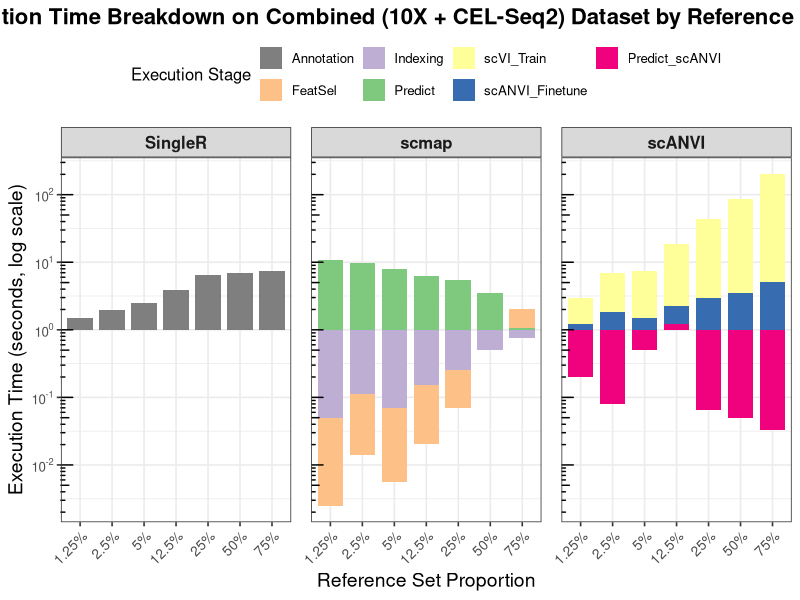
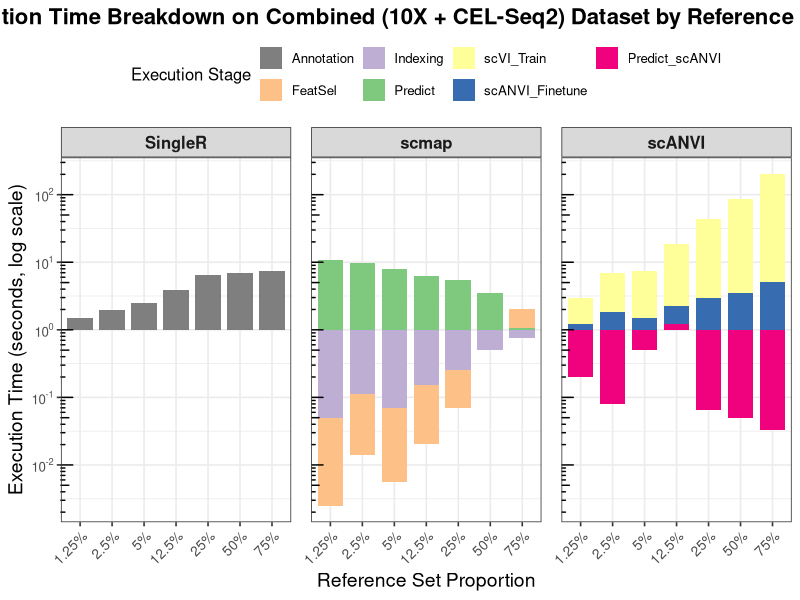

R code for these plots, in order:
# Load necessary libraries
library(ggplot2)
library(dplyr)
library(tidyr) # For pivot_longer
library(scales) # For percentage labels

# --- Execution time data for each stage of Combined dataset (seconds) ---
# Stage: 'Annotation' (for SingleR),
#        'scVI_Train', 'scANVI_Finetune', 'Predict' (for scANVI)
#        'FeatSel', 'Indexing', 'Predict' (for scmap)

combined_stages_time_data <- data.frame(
  Proportion_Numeric = numeric(),
  Method = factor(),
  Stage = factor(),
  Time = numeric()
)

# Helper function to add data
add_method_data <- function(df, prop, method_name, times_list, stage_names_list) {
  for (i in 1:length(stage_names_list)) {
    df <- rbind(df, data.frame(
      Proportion_Numeric = prop,
      Method = method_name,
      Stage = stage_names_list[i],
      Time = times_list[i]
    ))
  }
  return(df)
}

# --- 0.75 Training ---
# SingleR
combined_stages_time_data <- add_method_data(combined_stages_time_data, 0.75, "SingleR",
                                             c(7.482671), c("Annotation"))
# scANVI
combined_stages_time_data <- add_method_data(combined_stages_time_data, 0.75, "scANVI",
                                             c(39.095456, 5.177625, 0.032472),
                                             c("scVI_Train", "scANVI_Finetune", "Predict"))
# scmap
combined_stages_time_data <- add_method_data(combined_stages_time_data, 0.75, "scmap",
                                             c(1.900760, 0.751975, 1.057298),
                                             c("FeatSel", "Indexing", "Predict"))

# --- 0.50 Training ---
# SingleR
combined_stages_time_data <- add_method_data(combined_stages_time_data, 0.50, "SingleR",
                                             c(7.0), c("Annotation"))
# scANVI
combined_stages_time_data <- add_method_data(combined_stages_time_data, 0.50, "scANVI",
                                             c(25.0, 3.5, 0.05),
                                             c("scVI_Train", "scANVI_Finetune", "Predict"))
# scmap
combined_stages_time_data <- add_method_data(combined_stages_time_data, 0.50, "scmap",
                                             c(1.0, 0.5, 3.5),
                                             c("FeatSel", "Indexing", "Predict"))

# --- 0.25 Training ---
# SingleR
combined_stages_time_data <- add_method_data(combined_stages_time_data, 0.25, "SingleR",
                                             c(6.525334), c("Annotation"))
# scANVI
combined_stages_time_data <- add_method_data(combined_stages_time_data, 0.25, "scANVI",
                                             c(14.530908, 2.955436, 0.065918),
                                             c("scVI_Train", "scANVI_Finetune", "Predict"))
# scmap
combined_stages_time_data <- add_method_data(combined_stages_time_data, 0.25, "scmap",
                                             c(0.268833, 0.255441, 5.487705),
                                             c("FeatSel", "Indexing", "Predict"))

# --- 0.125 Training ---
# SingleR
combined_stages_time_data <- add_method_data(combined_stages_time_data, 0.125, "SingleR",
                                             c(3.863534), c("Annotation"))
# scANVI
combined_stages_time_data <- add_method_data(combined_stages_time_data, 0.125, "scANVI",
                                             c(8.244467, 1.864307, 1.206973),
                                             c("scVI_Train", "scANVI_Finetune", "Predict"))
# scmap
combined_stages_time_data <- add_method_data(combined_stages_time_data, 0.125, "scmap",
                                             c(0.136116, 0.151635, 6.262391),
                                             c("FeatSel", "Indexing", "Predict"))

# --- 0.05 Training ---
# SingleR
combined_stages_time_data <- add_method_data(combined_stages_time_data, 0.05, "SingleR",
                                             c(2.5), c("Annotation"))
# scANVI
combined_stages_time_data <- add_method_data(combined_stages_time_data, 0.05, "scANVI",
                                             c(5.0, 1.5, 0.5),
                                             c("scVI_Train", "scANVI_Finetune", "Predict"))
# scmap
combined_stages_time_data <- add_method_data(combined_stages_time_data, 0.05, "scmap",
                                             c(0.08, 0.07, 7.85),
                                             c("FeatSel", "Indexing", "Predict"))

# --- 0.025 Training ---
# SingleR
combined_stages_time_data <- add_method_data(combined_stages_time_data, 0.025, "SingleR",
                                             c(1.938152), c("Annotation"))
# scANVI
combined_stages_time_data <- add_method_data(combined_stages_time_data, 0.025, "scANVI",
                                             c(3.807783, 1.840196, 0.080123),
                                             c("scVI_Train", "scANVI_Finetune", "Predict"))
# scmap
combined_stages_time_data <- add_method_data(combined_stages_time_data, 0.025, "scmap",
                                             c(0.124933, 0.113169, 9.799524),
                                             c("FeatSel", "Indexing", "Predict"))

# --- 0.0125 Training ---
# SingleR
combined_stages_time_data <- add_method_data(combined_stages_time_data, 0.0125, "SingleR",
                                             c(1.5), c("Annotation"))
# scANVI
combined_stages_time_data <- add_method_data(combined_stages_time_data, 0.0125, "scANVI",
                                             c(2.5, 1.2, 0.2),
                                             c("scVI_Train", "scANVI_Finetune", "Predict"))
# scmap
combined_stages_time_data <- add_method_data(combined_stages_time_data, 0.0125, "scmap",
                                             c(0.05, 0.05, 10.9),
                                             c("FeatSel", "Indexing", "Predict"))

# Ensure factor order
combined_stages_time_data$Method <- factor(combined_stages_time_data$Method, levels = c("SingleR", "scmap", "scANVI"))
combined_stages_time_data$Stage <- factor(combined_stages_time_data$Stage, levels = c(
  "Annotation", # SingleR
  "FeatSel", "Indexing", "Predict", # scmap (Predict for scmap comes after Indexing)
  "scVI_Train", "scANVI_Finetune", "Predict_scANVI" # scANVI (renaming scANVI's predict to avoid clash)
))
# Rename scANVI's Predict stage to avoid confusion with scmap's Predict in the legend, if colors are assigned by Stage
combined_stages_time_data$Stage[combined_stages_time_data$Method == "scANVI" & combined_stages_time_data$Stage == "Predict"] <- "Predict_scANVI"
# Update factor levels to include renamed stage
combined_stages_time_data$Stage <- factor(combined_stages_time_data$Stage, levels = c(
  "Annotation", "FeatSel", "Indexing", "Predict",
  "scVI_Train", "scANVI_Finetune", "Predict_scANVI"
))

# Define stage colors (ensure correspondence with Stage factor levels above)
stage_colors <- c(
  "Annotation" = "grey50",      # SingleR
  "FeatSel" = "#fdc086",      # scmap - Feature Selection
  "Indexing" = "#beaed4",     # scmap - Indexing
  "Predict" = "#7fc97f",      # scmap - Prediction
  "scVI_Train" = "#ffff99",   # scANVI - scVI Training (light yellow)
  "scANVI_Finetune" = "#386cb0", # scANVI - Finetuning (deep blue)
  "Predict_scANVI" = "#f0027f"  # scANVI - Prediction (pink)
)

# Plot grouped stacked bar chart
p_stacked_time_combined <- ggplot(combined_stages_time_data,
                                  aes(x = factor(Proportion_Numeric), y = Time, fill = Stage)) +
  geom_bar(stat = "identity", position = "stack", width = 0.8) +
  facet_wrap(~ Method, scales = "free_x", ncol = 3) + # One panel per method, X-axis independent to show all proportions
  scale_fill_manual(values = stage_colors, name = "Execution Stage") +
  labs(title = "Execution Time Breakdown on Combined (10X + CEL-Seq2) Dataset by Reference Proportion",
       x = "Reference Set Proportion",
       y = "Execution Time (seconds, log scale)") +
  theme_bw(base_size = 12) +
  theme(
    plot.title = element_text(hjust = 0.5, face = "bold", size = 16),
    axis.text.x = element_text(angle = 45, hjust = 1, size = 10),
    axis.title = element_text(size = 14),
    legend.position = "top",
    strip.text = element_text(face = "bold", size = 12), # Panel titles
    panel.spacing = unit(1, "lines")
  ) +
  scale_x_discrete(labels = function(x) paste0(as.numeric(x) * 100, "%")) + # X-axis in percentage
  scale_y_log10(
    breaks = scales::trans_breaks("log10", function(x) 10^x),
    labels = scales::trans_format("log10", scales::math_format(10^.x))
  ) +
  annotation_logticks(sides = "l")

# Display the plot
print(p_stacked_time_combined)

# Save the plot if needed
ggsave("combined_stacked_time_stages.png", plot = p_stacked_time_combined, width = 14, height = 7, dpi = 300)
